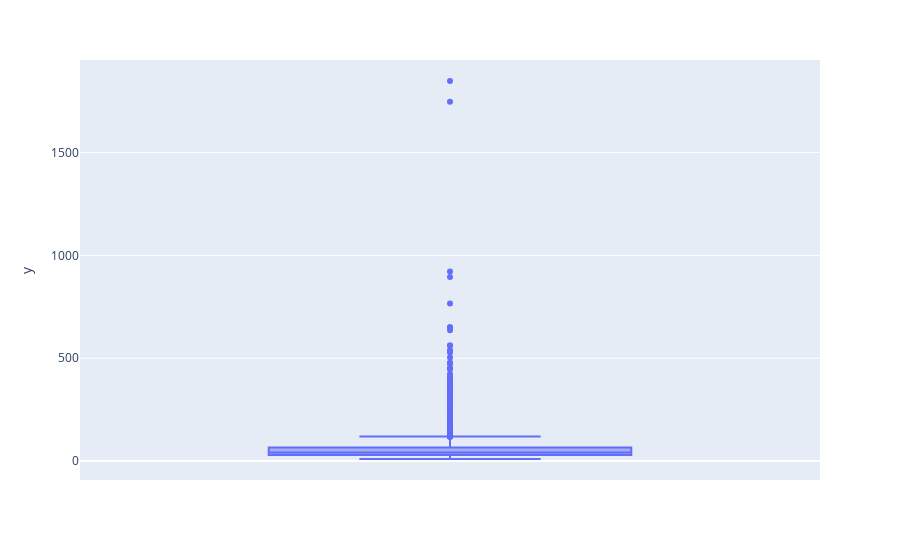

Notebook code for this chart:
### Code cell
fig = px.box(y=mahalanobis_distances)
fig.show()

### Figure 1 — Plotly figure (JSON) as saved in the notebook; plotly's stock layout.template omitted (floating-point values rounded to 4 significant figures; data arrays with more than 128 entries replaced by an {"elided": "..."} marker saying what was removed)
{"data": [{"alignmentgroup": "True", "hovertemplate": "y=%{y}<extra></extra>", "legendgroup": "", "marker": {"color": "#636efa"}, "name": "", "notched": false, "offsetgroup": "", "orientation": "v", "showlegend": false, "type": "box", "x0": " ", "xaxis": "x", "y": {"elided": "7492 float values"}, "y0": " ", "yaxis": "y"}], "layout": {"boxmode": "group", "legend": {"tracegroupgap": 0}, "margin": {"t": 60}, "xaxis": {"anchor": "y", "domain": [0.0, 1.0]}, "yaxis": {"anchor": "x", "domain": [0.0, 1.0], "title": {"text": "y"}}}}
